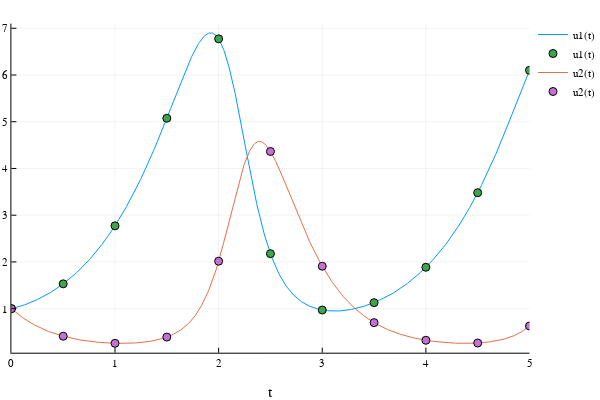

Notebook code cell kept with this figure:
### Markdown cell above
Plot the solution and the discrete times to be used in the optimization.

### Code cell
Plots.plot(sol )
Plots.scatter!(sol_discrete) # vars = [(0,1), (0,2)]

### Figure 1 — Plotly figure (JSON) as saved in the notebook; plotly's stock layout.template omitted (floating-point values rounded to 4 significant figures; data arrays with more than 128 entries replaced by an {"elided": "..."} marker saying what was removed)
{"data": [{"colorbar": {"title": ""}, "legendgroup": "u1(t)", "line": {"color": "rgba(0, 154, 250, 1.000)", "dash": "solid", "shape": "linear", "width": 1}, "mode": "lines", "name": "u1(t)", "showlegend": true, "type": "scatter", "x": {"elided": "1000 float values"}, "xaxis": "x1", "y": {"elided": "1000 float values"}, "yaxis": "y1", "zmax": null, "zmin": null}, {"colorbar": {"title": ""}, "legendgroup": "u2(t)", "line": {"color": "rgba(227, 111, 71, 1.000)", "dash": "solid", "shape": "linear", "width": 1}, "mode": "lines", "name": "u2(t)", "showlegend": true, "type": "scatter", "x": {"elided": "1000 float values"}, "xaxis": "x1", "y": {"elided": "1000 float values"}, "yaxis": "y1", "zmax": null, "zmin": null}, {"colorbar": {"title": ""}, "legendgroup": "u1(t)", "marker": {"color": "rgba(62, 164, 78, 1.000)", "line": {"color": "rgba(0, 0, 0, 1.000)", "width": 1}, "size": 8, "symbol": "circle"}, "mode": "markers", "name": "u1(t)", "showlegend": true, "type": "scatter", "x": [0, 0.5, 1, 1.5, 2, 2.5, 3, 3.5, 4, 4.5, 5], "xaxis": "x1", "y": [1, 1.531, 2.773, 5.074, 6.773, 2.177, 0.9707, 1.129, 1.886, 3.481, 6.1], "yaxis": "y1", "zmax": null, "zmin": null}, {"colorbar": {"title": ""}, "legendgroup": "u2(t)", "marker": {"color": "rgba(195, 113, 210, 1.000)", "line": {"color": "rgba(0, 0, 0, 1.000)", "width": 1}, "size": 8, "symbol": "circle"}, "mode": "markers", "name": "u2(t)", "showlegend": true, "type": "scatter", "x": [0, 0.5, 1, 1.5, 2, 2.5, 3, 3.5, 4, 4.5, 5], "xaxis": "x1", "y": [1, 0.4102, 0.2587, 0.3914, 2.015, 4.364, 1.908, 0.7011, 0.3235, 0.2644, 0.6299], "yaxis": "y1", "zmax": null, "zmin": null}], "layout": {"annotations": [], "height": 400, "legend": {"bgcolor": "rgba(255, 255, 255, 1.000)", "bordercolor": "rgba(0, 0, 0, 1.000)", "font": {"color": "rgba(0, 0, 0, 1.000)", "family": "sans-serif", "size": 11}, "tracegroupgap": 0, "x": 1, "y": 1}, "margin": {"b": 20, "l": 0, "r": 0, "t": 20}, "paper_bgcolor": "rgba(255, 255, 255, 1.000)", "plot_bgcolor": "rgba(255, 255, 255, 1.000)", "showlegend": true, "width": 600, "xaxis": {"anchor": "y1", "domain": [0.02138, 0.9934], "gridcolor": "rgba(0, 0, 0, 0.100)", "gridwidth": 0.5, "linecolor": "rgba(0, 0, 0, 1.000)", "mirror": false, "range": [0, 5], "showgrid": true, "showline": true, "showticklabels": true, "tickangle": 0, "tickcolor": "rgb(0, 0, 0)", "tickfont": {"color": "rgba(0, 0, 0, 1.000)", "family": "sans-serif", "size": 11}, "tickmode": "array", "ticks": "inside", "ticktext": ["0", "1", "2", "3", "4", "5"], "tickvals": [0, 1, 2, 3, 4, 5], "title": "t", "titlefont": {"color": "rgba(0, 0, 0, 1.000)", "family": "sans-serif", "size": 15}, "type": "-", "visible": true, "zeroline": false, "zerolinecolor": "rgba(0, 0, 0, 1.000)"}, "yaxis": {"anchor": "x1", "domain": [0.07581, 0.9902], "gridcolor": "rgba(0, 0, 0, 0.100)", "gridwidth": 0.5, "linecolor": "rgba(0, 0, 0, 1.000)", "mirror": false, "range": [0.05751, 7.101], "showgrid": true, "showline": true, "showticklabels": true, "tickangle": 0, "tickcolor": "rgb(0, 0, 0)", "tickfont": {"color": "rgba(0, 0, 0, 1.000)", "family": "sans-serif", "size": 11}, "tickmode": "array", "ticks": "inside", "ticktext": ["1", "2", "3", "4", "5", "6", "7"], "tickvals": [1, 2, 3, 4, 5, 6, 7], "title": "", "titlefont": {"color": "rgba(0, 0, 0, 1.000)", "family": "sans-serif", "size": 15}, "type": "-", "visible": true, "zeroline": false, "zerolinecolor": "rgba(0, 0, 0, 1.000)"}}}
